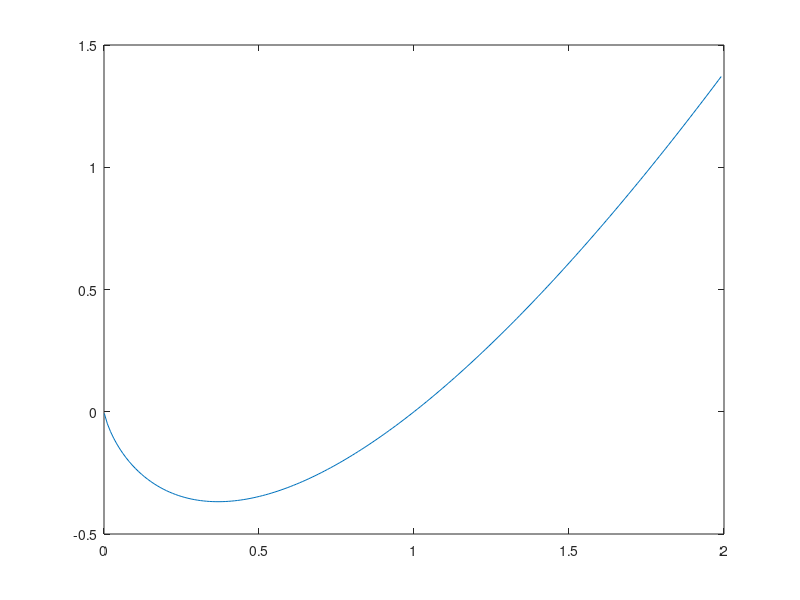

MATLAB code for this plot:
clear;
clf;


x=0.001:0.01:2;

plot (x,x.^(1).*log(x));

khorcat=rot90([x.^(1).*log(x);x],-1);

kkk=fopen("figEulerCauchyA.txt","w");
fdisp(kkk,khorcat)
fclose(kkk);

khorcat=rot90([x.^(0.5).*log(x);x],-1);

kkk=fopen("figEulerCauchyB.txt","w");
fdisp(kkk,khorcat)
fclose(kkk);

khorcat=rot90([x.^(-0.5).*log(x);x],-1);

kkk=fopen("figEulerCauchyC.txt","w");
fdisp(kkk,khorcat)
fclose(kkk);

x=0.5:0.01:2;

khorcat=rot90([x.^(-1.5).*log(x);x],-1);

kkk=fopen("figEulerCauchyD.txt","w");
fdisp(kkk,khorcat)
fclose(kkk);
